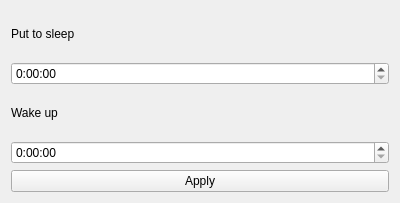
<?xml version="1.0" encoding="UTF-8"?>
<ui version="4.0">
 <class>SleepSettingsWindow</class>
 <widget class="QWidget" name="SleepSettingsWindow">
  <property name="windowModality">
   <enum>Qt::ApplicationModal</enum>
  </property>
  <property name="geometry">
   <rect>
    <x>0</x>
    <y>0</y>
    <width>400</width>
    <height>203</height>
   </rect>
  </property>
  <property name="windowTitle">
   <string>Sleep settings</string>
  </property>
  <property name="windowIcon">
   <iconset resource="project-721.qrc">
    <normaloff>:/images/timeManagement-128.png</normaloff>:/images/timeManagement-128.png</iconset>
  </property>
  <layout class="QGridLayout" name="gridLayout">
   <item row="0" column="0" colspan="2">
    <widget class="QLabel" name="label">
     <property name="text">
      <string>Put to sleep</string>
     </property>
    </widget>
   </item>
   <item row="3" column="0" colspan="2">
    <widget class="QTimeEdit" name="timeWake">
     <property name="displayFormat">
      <string>H:mm:ss</string>
     </property>
    </widget>
   </item>
   <item row="4" column="0" colspan="2">
    <widget class="QPushButton" name="applyButton">
     <property name="text">
      <string>Apply</string>
     </property>
    </widget>
   </item>
   <item row="1" column="0" colspan="2">
    <widget class="QTimeEdit" name="timeSleep">
     <property name="displayFormat">
      <string>H:mm:ss</string>
     </property>
    </widget>
   </item>
   <item row="2" column="0" colspan="2">
    <widget class="QLabel" name="label_2">
     <property name="text">
      <string>Wake up</string>
     </property>
    </widget>
   </item>
  </layout>
 </widget>
 <resources>
  <include location="project-721.qrc"/>
 </resources>
 <connections/>
</ui>
